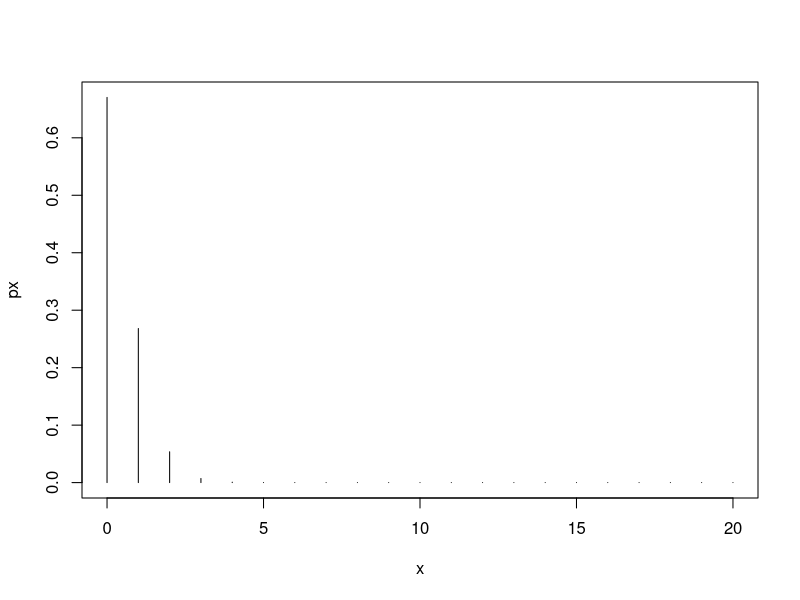
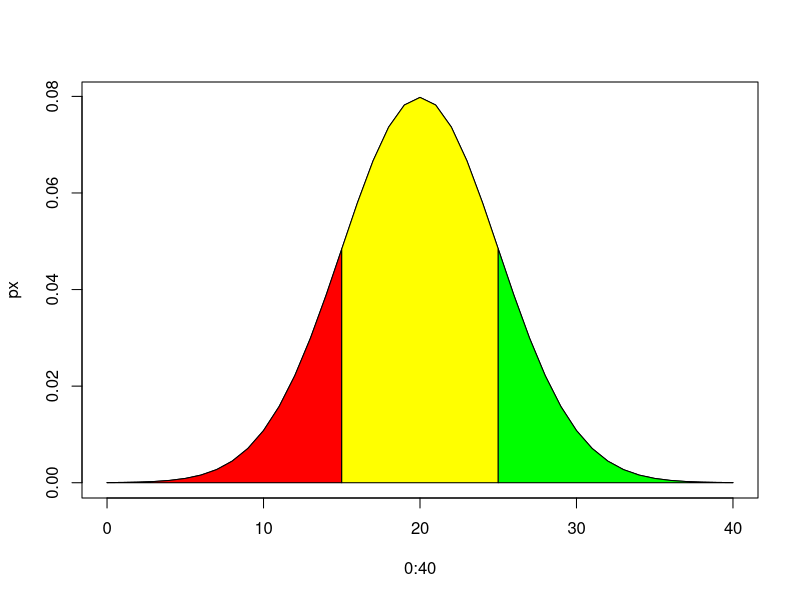

Write the R code that produced these figures, in order.
#A manufacturer of pins knows that 2% of his products are defective. If he sells pins in boxes of 20 and
#find the number of boxes containing (i) at least 2 defective (ii) exactly 2 defective (iii) at most 2
#defective pins in a consignment of 1000 boxes (iv) plot the distribution (v) E(x) (vi) Variance of X?

p = 2/100
lamda = 20*p

round(1000*(1-ppois(1, lamda)))
round(1000*(dpois(2, lamda)))
round(1000*(ppois(2, lamda)))
x = c(0:20)
px = dpois(x, lamda)
plot(x, px, type="h")

Ex = weighted.mean(x, px)
Ex
var = weighted.mean(x*x, px) - weighted.mean(x, px)^2
var

#A company finds that the time taken by one of its engineers to complete or repair job has a normal
#distribution with mean 20 minutes and S.D 5 minutes. State what proportion of jobs take:
#  i. Less than 15 minutes
#ii.  More than 25 minutes
#iii. Between 15 and 25 minutes
#iv.  Plot the distribution
#v.   Table the distribution

p1 = pnorm(15, 20, 5)
p2 = 1-pnorm(25, 20, 5)
p3 = pnorm(25, 20, 5) - pnorm(15, 20, 5)

px = dnorm(0:40, 20, 5)
plot(0:40, px, type = "l")
polygon(c(0,0:15, 15), c(0,dnorm(0:15, 20, 5),0), col='red')
polygon(c(15, 15:25, 25), c(0,dnorm(15:25, 20, 5), 0), col="yellow")
polygon(c(25, 25:40, 40), c(0,dnorm(25:40, 20, 5), 0), col="green")
p1
p2
p3

df = data.frame(p1, p2, p3)


